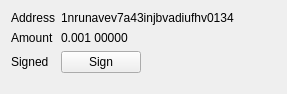
<?xml version="1.0" encoding="UTF-8"?>
<ui version="4.0">
 <class>UTXOSpendWidget</class>
 <widget class="QWidget" name="UTXOSpendWidget">
  <property name="geometry">
   <rect>
    <x>0</x>
    <y>0</y>
    <width>287</width>
    <height>94</height>
   </rect>
  </property>
  <property name="sizePolicy">
   <sizepolicy hsizetype="Preferred" vsizetype="Preferred">
    <horstretch>0</horstretch>
    <verstretch>0</verstretch>
   </sizepolicy>
  </property>
  <property name="windowTitle">
   <string>Form</string>
  </property>
  <layout class="QFormLayout" name="formLayout_2">
   <item row="0" column="0">
    <layout class="QFormLayout" name="formLayout">
     <item row="1" column="0">
      <widget class="QLabel" name="amountLabel">
       <property name="text">
        <string>Amount</string>
       </property>
      </widget>
     </item>
     <item row="1" column="1">
      <widget class="QLabel" name="amountValueLabel">
       <property name="text">
        <string>0.001 00000</string>
       </property>
      </widget>
     </item>
     <item row="2" column="0">
      <widget class="QLabel" name="signLabel">
       <property name="text">
        <string>Signed</string>
       </property>
      </widget>
     </item>
     <item row="2" column="1">
      <widget class="QPushButton" name="signButton">
       <property name="sizePolicy">
        <sizepolicy hsizetype="Maximum" vsizetype="Fixed">
         <horstretch>0</horstretch>
         <verstretch>0</verstretch>
        </sizepolicy>
       </property>
       <property name="text">
        <string>Sign</string>
       </property>
      </widget>
     </item>
     <item row="0" column="1">
      <widget class="QLabel" name="addressValueLabel">
       <property name="text">
        <string>1nrunavev7a43injbvadiufhv0134</string>
       </property>
      </widget>
     </item>
     <item row="0" column="0">
      <widget class="QLabel" name="addressLabel">
       <property name="text">
        <string>Address</string>
       </property>
      </widget>
     </item>
    </layout>
   </item>
  </layout>
 </widget>
 <resources/>
 <connections/>
</ui>
